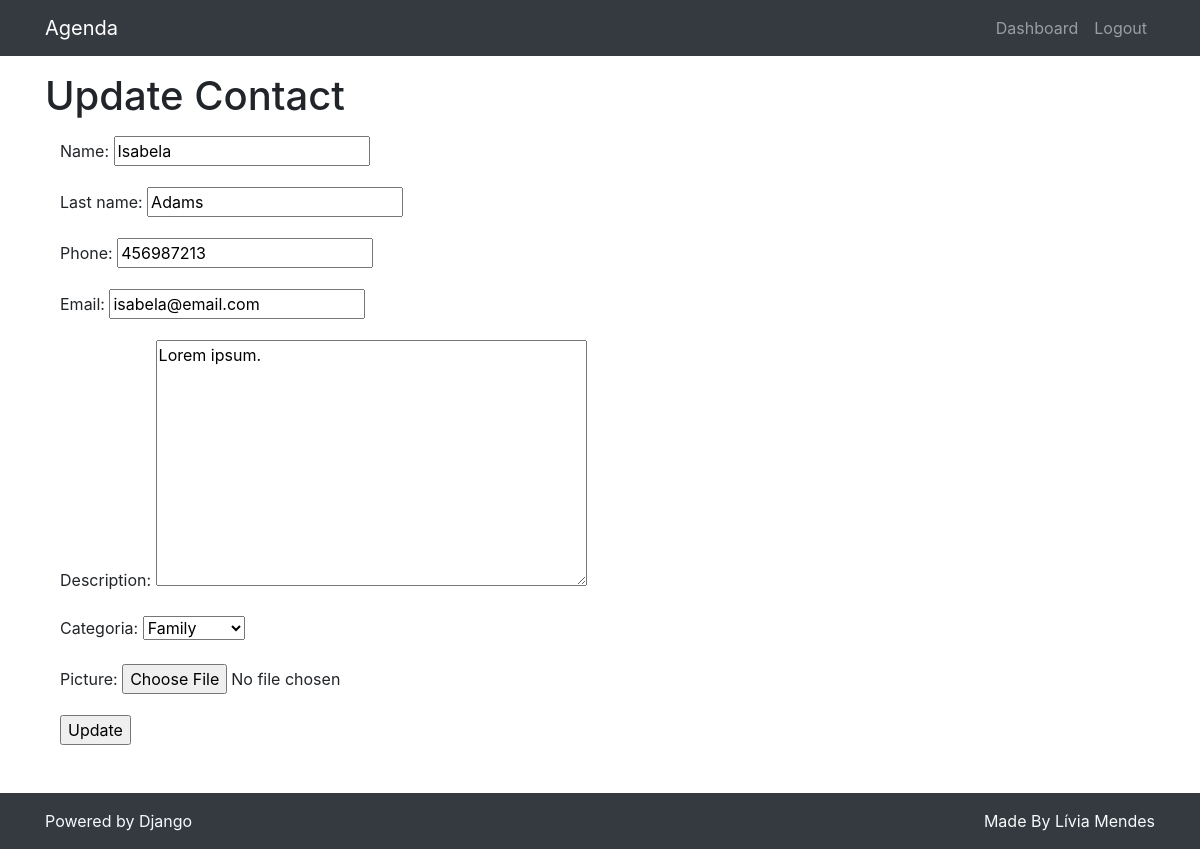
The app's page /accounts/update/4 (signed in) with its own data.
### contacts/models.py (models this page shows, shortened)
class Contact(models.Model):
    name = models.CharField(max_length=255)
    last_name = models.CharField(max_length=255, blank=True)
    phone = models.CharField(max_length=255)
    email = models.CharField(max_length=255, blank=True)
    creation_date = models.DateTimeField(default=timezone.now)
    description = models.TextField(blank=True)
    categoria = models.ForeignKey(Categoria, on_delete=models.DO_NOTHING)
    show = models.BooleanField(default=True)
    picture = models.ImageField(blank=True, upload_to='pictures/%Y/%m/')

class Categoria(models.Model):
    name = models.CharField(max_length=255)
    def __str__(self):
        return self.name

### accounts/views.py (the view)
# urls.py: path('update/<int:contact_id>', views.update_view, name='update'),
@login_required(redirect_field_name='login')
def update_view(request, contact_id):
    context = {}
    obj = get_object_or_404(Contact, id=contact_id)
    form = FormContact(request.POST or None, instance=obj)
    if form.is_valid():
        form.save()
        return redirect('index')
    context["form"] = form
    return render(request, "accounts/update_view.html", context)

### accounts/models.py
class FormContact(forms.ModelForm):
    class Meta:
        model = Contact
        exclude = ('show', 'creation_date')

### accounts/templates/accounts/update_view.html (shortened to what this page needs)
{% extends 'base.html' %}
{% block content %}
<h1 class="mt-3 mb-3"> Update Contact</h1>
<div class="container">
    <form method="POST" enctype="multipart/form-data">
        {{ form.as_p }}
        <input type="submit" value="Update">
    </form>
</div>
{% endblock %}

### records on screen
Contact: name "Isabela", last_name "Adams", phone "456987213", email "isabela@email.com", description "Lorem ipsum.", categoria "Family"
